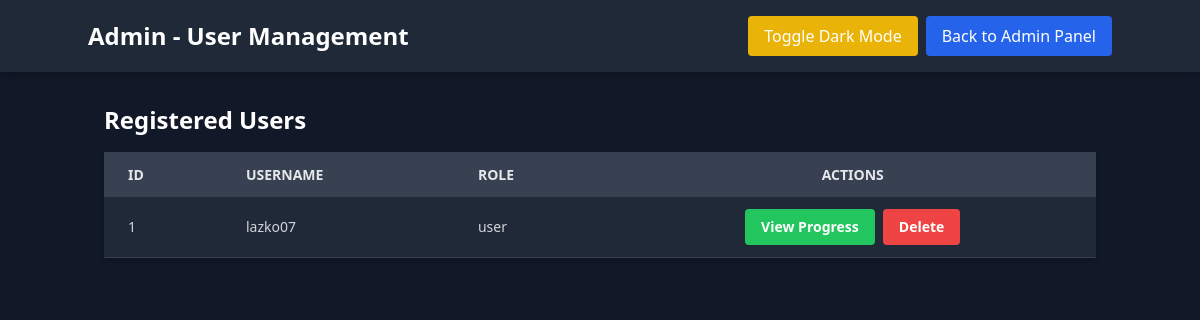
Before: /admin/users (signed in) with the older database file.
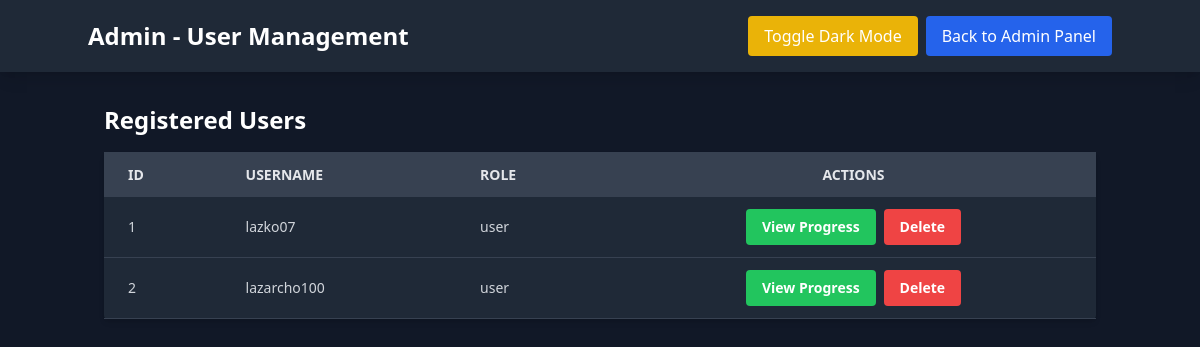
After: the same page with the newer database file.
### models.py (models this page shows, shortened)
class User(db.Model, UserMixin):
    id = db.Column(db.Integer, primary_key=True)
    username = db.Column(db.String(20), unique=True, nullable=False)
    password_hash = db.Column(db.String(128), nullable=False)
    role = db.Column(db.String(10), nullable=False, default='user')

### Mech/main/routes.py (the view)
@main.route('/admin/users')
@login_required
def view_users():
    users = User.query.all()
    return render_template('user_list.html', users=users)

### Mech/main/templates/user_list.html (shortened to what this page needs)
<!DOCTYPE html>
<html lang="en" class="dark">
<head>
    <script src="https://cdn.tailwindcss.com"></script>
</head>
<body class="bg-gray-100 dark:bg-gray-900 dark:text-white font-sans">
    <nav class="bg-gray-800 p-4 shadow-lg mb-4">
        <div class="container mx-auto flex justify-between items-center">
            <span class="text-white text-2xl font-bold">Admin - User Management</span>
            <div class="flex gap-2">
                <button id="toggleDarkMode" class="bg-yellow-500 hover:bg-yellow-600 text-white px-4 py-2 rounded">
                    Toggle Dark Mode
                </button>
                <a href="{{ url_for('main.admin_main') }}" class="bg-blue-600 text-white px-4 py-2 rounded hover:bg-blue-700">
                    Back to Admin Panel
                </a>
            </div>
        </div>
    </nav>
    <div class="container mx-auto p-4">
        <h2 class="text-2xl font-semibold mb-4">Registered Users</h2>
        <table class="min-w-full bg-white dark:bg-gray-800 shadow-md rounded">
            <thead>
                <tr class="bg-gray-200 dark:bg-gray-700 text-gray-600 dark:text-gray-200 uppercase text-sm leading-normal">
                    <th class="py-3 px-6 text-left">ID</th>
                    <th class="py-3 px-6 text-left">Username</th>
                    <th class="py-3 px-6 text-left">Role</th>
                    <th class="py-3 px-6 text-center">Actions</th>
                </tr>
            </thead>
            <tbody class="text-gray-700 dark:text-gray-300 text-sm font-light">
                {% for user in users %}
                <tr class="border-b border-gray-200 dark:border-gray-700 hover:bg-gray-100 dark:hover:bg-gray-700">
                    <td class="py-3 px-6 text-left">{{ user.id }}</td>
                    <td class="py-3 px-6 text-left">{{ user.username }}</td>
                    <td class="py-3 px-6 text-left">{{ user.role }}</td>
                    <td class="py-3 px-6 text-center flex justify-center gap-2">
                        {% if user.role != 'admin' %}
                        <a href="{{ url_for('main.progress', user_id=user.id) }}"
                           class="bg-green-500 hover:bg-green-700 text-white font-bold py-2 px-4 rounded">
                            View Progress
                        </a>
                        <form method="POST" action="{{ url_for('main.delete_user', user_id=user.id) }}"
                              onsubmit="return confirm('Are you sure you want to delete this user?');">
                            <button type="submit" class="bg-red-500 hover:bg-red-700 text-white font-bold py-2 px-4 rounded">
                                Delete
                            </button>
                        </form>
                        {% else %}
                        <span class="text-gray-400 italic">Protected</span>
                        {% endif %}
                    </td>
                </tr>
                {% endfor %}
            </tbody>
        </table>
    </div>
</body>
</html>

Changed rows visible on the page:
added User: id "2", username "lazarcho100", role "user"
